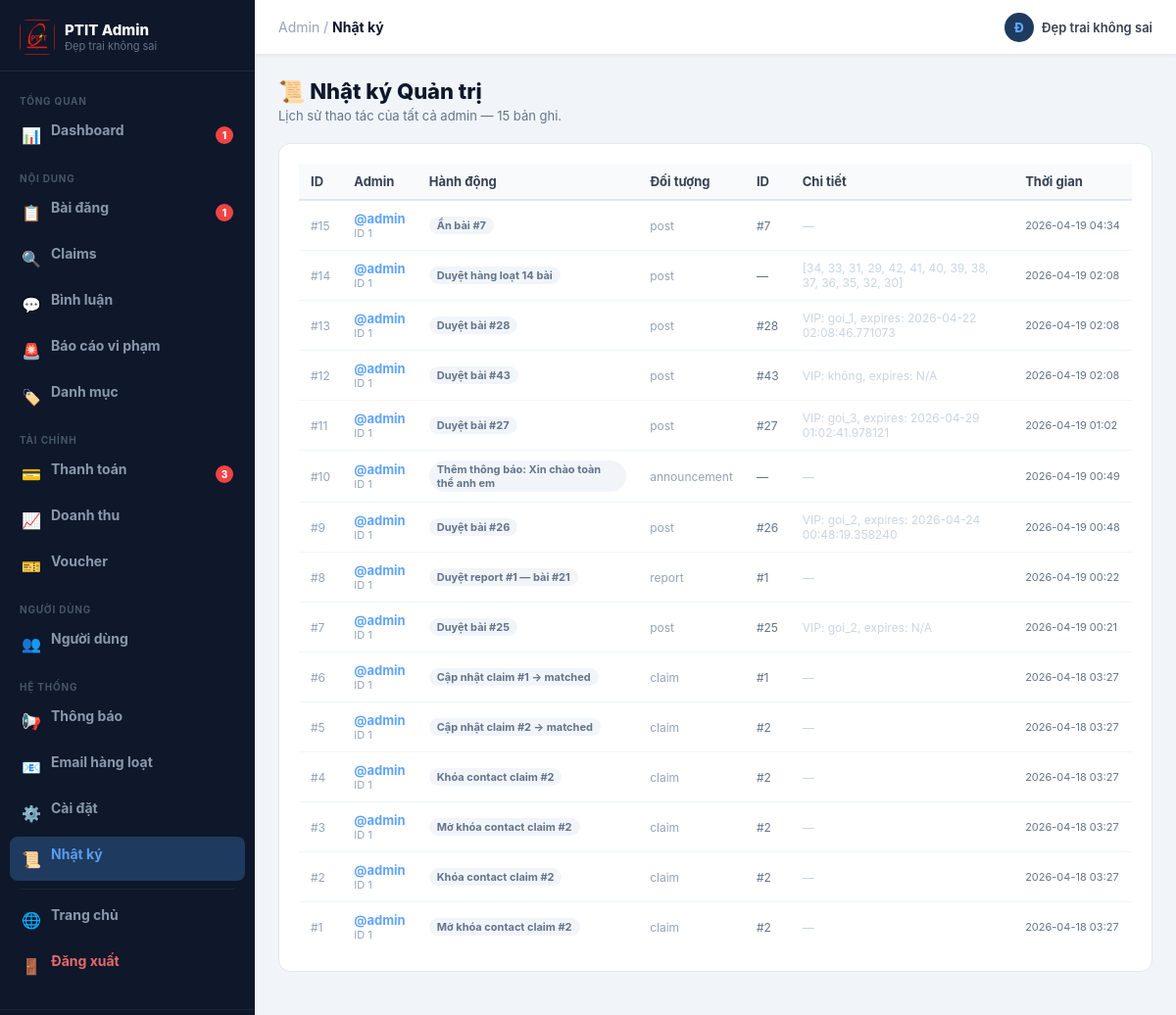
The page /admin/logs (signed in) on the database its author committed.
### tables this page shows
CREATE TABLE admin_logs (
        id INTEGER PRIMARY KEY AUTOINCREMENT,
        admin_id INTEGER NOT NULL,
        admin_username TEXT NOT NULL,
        action TEXT NOT NULL,
        target_type TEXT,
        target_id INTEGER,
        detail TEXT,
        created_at TEXT NOT NULL
    );

### app_legacy.py (the view)
@app.route("/admin/logs")
@login_required
@admin_required
def admin_logs():
    page = request.args.get("page", 1, type=int) or 1
    per_page = 50
    offset = (page - 1) * per_page
    conn = connect_db()
    total = conn.execute("SELECT COUNT(*) as c FROM admin_logs").fetchone()["c"]
    logs = conn.execute(
        "SELECT * FROM admin_logs ORDER BY id DESC LIMIT ? OFFSET ?",
        (per_page, offset)
    ).fetchall()
    conn.close()
    total_pages = (total + per_page - 1) // per_page
    return render_template("admin_logs.html", logs=logs, page=page,
                           total_pages=total_pages, total=total)

### app_legacy.py (called while the page is built)
def connect_db():
    conn = sqlite3.connect(DB_PATH)
    conn.row_factory = sqlite3.Row
    conn.create_function("norm_vn", 1, normalize_vn)
    return conn

def login_required(view_func):
    @wraps(view_func)
    def wrapper(*args, **kwargs):
        if "user_id" not in session:
            flash("Bạn cần đăng nhập để sử dụng chức năng này.", "warning")
            return redirect(url_for("login"))
        return view_func(*args, **kwargs)
    return wrapper

def admin_required(view_func):
    @wraps(view_func)
    def wrapper(*args, **kwargs):
        if session.get("role") != "admin":
            flash("Bạn không có quyền truy cập trang quản trị.", "danger")
            return redirect(url_for("home"))
        return view_func(*args, **kwargs)
    return wrapper

    @app.context_processor
    def _inject_csrf():
        return {"csrf_token": generate_csrf}

### templates/admin_logs.html (shortened to what this page needs)
{% extends "base_admin.html" %}
{% block admin_title %}Nhật ký{% endblock %}
{% block admin_content %}
<div class="adm-page-head">
    <h1>📜 Nhật ký Quản trị</h1>
    <p>Lịch sử thao tác của tất cả admin — {{ total }} bản ghi.</p>
</div>
<div class="adm-card">
<div class="adm-table-wrap">
    <table class="adm-table">
        <thead>
            <tr>
                <th>ID</th>
                <th>Admin</th>
                <th>Hành động</th>
                <th>Đối tượng</th>
                <th>ID</th>
                <th>Chi tiết</th>
                <th>Thời gian</th>
            </tr>
        </thead>
        <tbody>
            {% for log in logs %}
            <tr>
                <td><span style="color:#94a3b8;font-size:12px;">#{{ log["id"] }}</span></td>
                <td>
                    <span style="font-weight:700;font-size:13px;color:#60a5fa;">@{{ log["admin_username"] or "—" }}</span>
                    {% if log["admin_id"] %}
                    <div style="font-size:11px;color:#94a3b8;">ID {{ log["admin_id"] }}</div>
                    {% endif %}
                </td>
                <td>
                    {% set a = log["action"] %}
                    {% if "approve" in a or "confirm" in a %}
                        <span class="adm-badge adm-badge-active">✅ {{ a }}</span>
                    {% elif "reject" in a or "delete" in a or "lock" in a %}
                        <span class="adm-badge adm-badge-rejected">🚫 {{ a }}</span>
                    {% elif "hide" in a %}
                        <span class="adm-badge adm-badge-pending">🙈 {{ a }}</span>
                    {% elif "admin" in a %}
                        <span class="adm-badge adm-badge-info">🛡️ {{ a }}</span>
                    {% elif "vip" in a %}
                        <span class="adm-badge" style="background:#f3e8ff;color:#7c3aed;">⭐ {{ a }}</span>
                    {% else %}
                        <span class="adm-badge adm-badge-hidden">{{ a }}</span>
                    {% endif %}
                </td>
                <td style="font-size:12px;color:#94a3b8;">{{ log["target_type"] or "—" }}</td>
                <td style="font-size:12px;color:#64748b;">
                    {% if log["target_id"] %}#{{ log["target_id"] }}{% else %}—{% endif %}
                </td>
                <td style="font-size:12px;color:#cbd5e1;max-width:280px;word-break:break-word;">
                    {{ log["detail"] or "—" }}
                </td>
                <td style="font-size:11px;color:#64748b;white-space:nowrap;">
                    {{ log["created_at"][:16] if log["created_at"] else "—" }}
                </td>
            </tr>
            {% else %}
            <tr>
                <td colspan="7" style="text-align:center;color:#94a3b8;padding:40px;">Chưa có nhật ký nào.</td>
            </tr>
            {% endfor %}
        </tbody>
    </table>
</div>
</div>
{% endblock %}

### static/css/style.css (style rules this page uses)
* { margin: 0; padding: 0; box-sizing: border-box; }
body { font-family: "Segoe UI", Tahoma, Geneva, Verdana, sans-serif; background: #f3f6fb; color: #1f2937; }
table { width: 100%; border-collapse: collapse; }
thead { background: #ecfdf5; }
th, td { padding: 14px; border-bottom: 1px solid #e5e7eb; text-align: left; }
html { scroll-behavior: smooth; }

### templates/base_admin.html (style rules this page uses)
*, *::before, *::after { box-sizing: border-box; margin: 0; padding: 0; }
body.admin-body { background: #f1f5f9; font-family: -apple-system, BlinkMacSystemFont, 'Segoe UI', sans-serif; }
.adm-page-head { margin-bottom: 20px; }
.adm-page-head h1 { font-size: 22px; font-weight: 800; color: #0f172a; }
.adm-page-head p { font-size: 13px; color: #64748b; margin-top: 4px; }
.adm-card { background: #fff; border-radius: 12px; border: 1px solid #e2e8f0; padding: 20px; margin-bottom: 20px; }
.adm-table-wrap { overflow-x: auto; }
.adm-table { width: 100%; border-collapse: collapse; font-size: 13px; }
.adm-table th { background: #f8fafc; color: #374151; font-weight: 700; padding: 10px 12px; border-bottom: 2px solid #e2e8f0; text-align: left; white-space: nowrap; }
.adm-table td { padding: 10px 12px; border-bottom: 1px solid #f1f5f9; vertical-align: middle; }
.adm-table tr:last-child td { border-bottom: none; }
.adm-badge { display: inline-block; padding: 2px 8px; border-radius: 999px; font-size: 11px; font-weight: 700; }
.adm-badge-hidden { background: #f1f5f9; color: #64748b; }

### rows shown on the page
admin_logs: id "15", admin_username "admin", admin_id "1", action "Ẩn bài #7", target_type "post", target_id "7", log "—", created_at "2026-04-19 04:34"
admin_logs: id "14", admin_username "admin", admin_id "1", action "Duyệt hàng loạt 14 bài", target_type "post", detail "[34, 33, 31, 29, 42, 41, 40, 39, 38, 37, 36, 35, 32, 30]", created_at "2026-04-19 02:08"
admin_logs: id "13", admin_username "admin", admin_id "1", action "Duyệt bài #28", target_type "post", target_id "28", detail "VIP: goi_1, expires: 2026-04-22 02:08:46.771073", created_at "2026-04-19 02:08"
admin_logs: id "12", admin_username "admin", admin_id "1", action "Duyệt bài #43", target_type "post", target_id "43", detail "VIP: không, expires: N/A", created_at "2026-04-19 02:08"
admin_logs: id "11", admin_username "admin", admin_id "1", action "Duyệt bài #27", target_type "post", target_id "27", detail "VIP: goi_3, expires: 2026-04-29 01:02:41.978121", created_at "2026-04-19 01:02"
admin_logs: id "10", admin_username "admin", admin_id "1", action "Thêm thông báo: Xin chào toàn thể anh em", target_type "announcement", log "—", created_at "2026-04-19 00:49"
admin_logs: id "9", admin_username "admin", admin_id "1", action "Duyệt bài #26", target_type "post", target_id "26", detail "VIP: goi_2, expires: 2026-04-24 00:48:19.358240", created_at "2026-04-19 00:48"
admin_logs: id "8", admin_username "admin", admin_id "1", action "Duyệt report #1 — bài #21", target_type "report", target_id "1", log "—", created_at "2026-04-19 00:22"
admin_logs: id "7", admin_username "admin", admin_id "1", action "Duyệt bài #25", target_type "post", target_id "25", detail "VIP: goi_2, expires: N/A", created_at "2026-04-19 00:21"
admin_logs: id "6", admin_username "admin", admin_id "1", action "Cập nhật claim #1 → matched", target_type "claim", target_id "1", log "—", created_at "2026-04-18 03:27"
admin_logs: id "5", admin_username "admin", admin_id "1", action "Cập nhật claim #2 → matched", target_type "claim", target_id "2", log "—", created_at "2026-04-18 03:27"
admin_logs: id "4", admin_username "admin", admin_id "1", action "Khóa contact claim #2", target_type "claim", target_id "2", log "—", created_at "2026-04-18 03:27"
admin_logs: id "3", admin_username "admin", admin_id "1", action "Mở khóa contact claim #2", target_type "claim", target_id "2", log "—", created_at "2026-04-18 03:27"
admin_logs: id "2", admin_username "admin", admin_id "1", action "Khóa contact claim #2", target_type "claim", target_id "2", log "—", created_at "2026-04-18 03:27"
admin_logs: id "1", admin_username "admin", admin_id "1", action "Mở khóa contact claim #2", target_type "claim", target_id "2", log "—", created_at "2026-04-18 03:27"

### other values the page prints
{{ session.get('full_name','Admin') }} "Đẹp trai không sai"
{{ admin_pending_posts }} "1"
{{ admin_pending_payments }} "3"
{{ (session.get('full_name','A') or 'A')[0]|upper }} "Đ"
{{ session.get('full_name') }} "Đẹp trai không sai"
{{ total }} "15"
